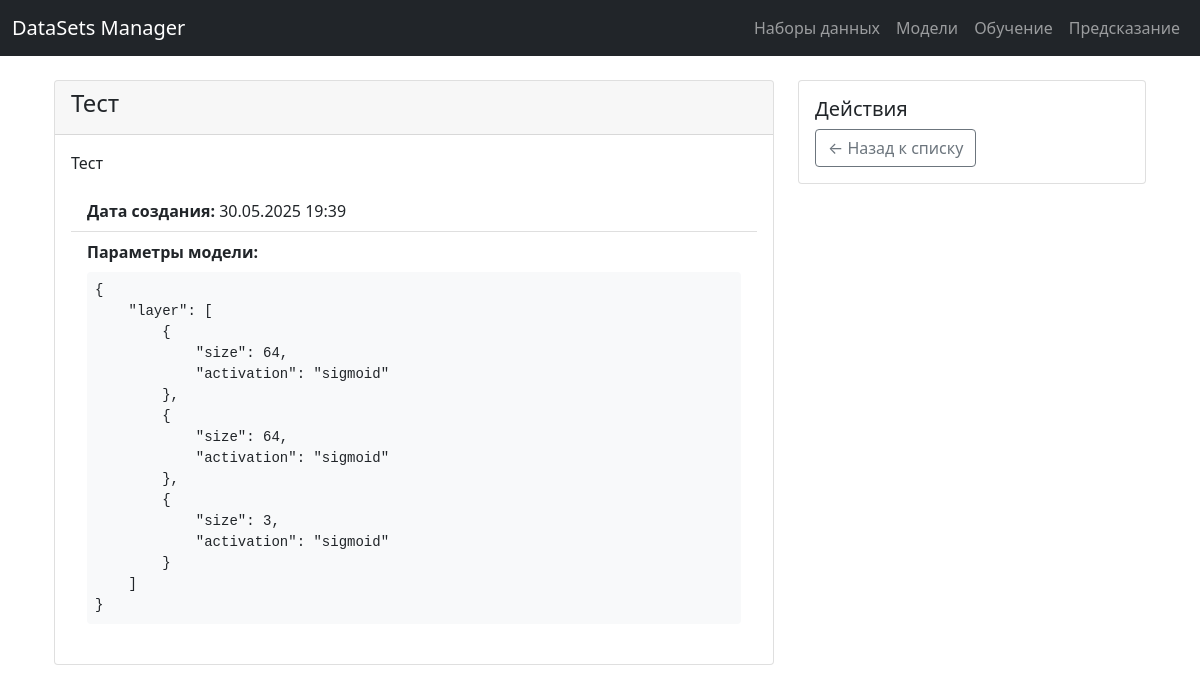
Page /neural_network/1/ on the earlier database version.
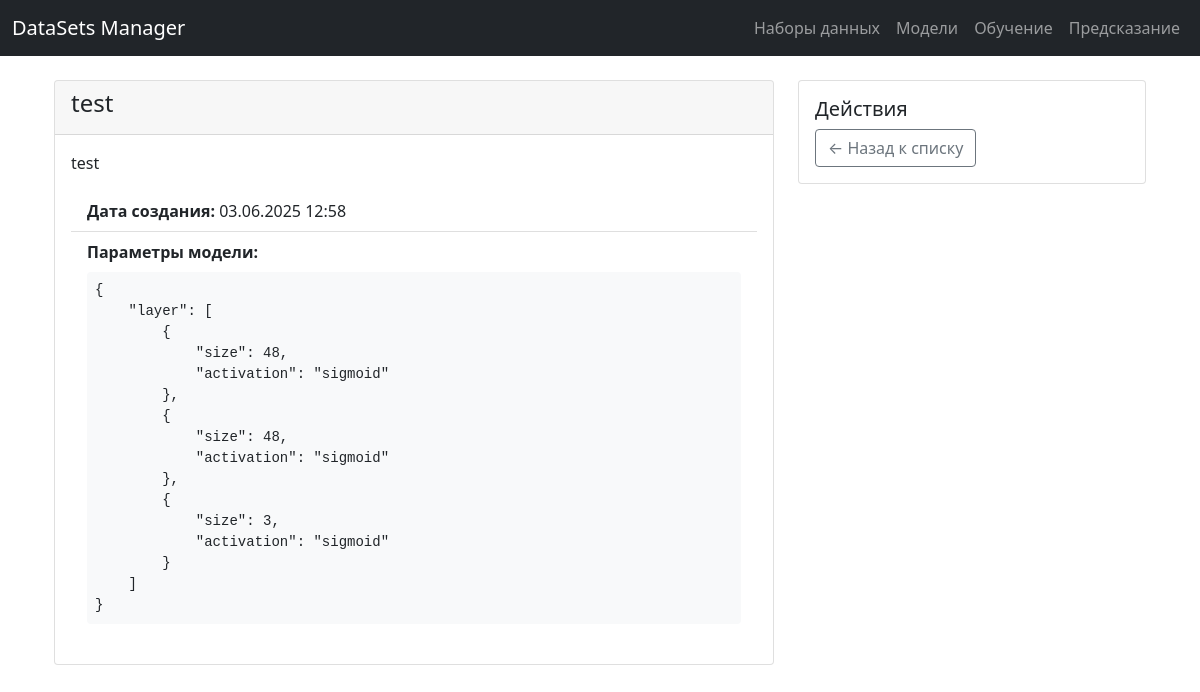
Same page on the later database version.
### neural_network/models.py (models this page shows, shortened)
class MLModel(models.Model):
    title = models.CharField(max_length=255, verbose_name="Название модели")
    description = models.TextField(verbose_name="Описание")
    creation_date = models.DateTimeField(auto_now_add=True, verbose_name="Дата создания")
    parameters = models.JSONField(verbose_name="Параметры модели")
    class Meta:
        verbose_name = "Модель машинного обучения"
        verbose_name_plural = "Модели"
    def formatted_parameters(self):
        return json.dumps(self.parameters, indent=4, ensure_ascii=False)

### neural_network/views.py (the view)
# urls.py: path('neural_network/<int:pk>/', neural_network_views.model_detail, name='model_detail'),
def model_detail(request, pk):
    model = get_object_or_404(MLModel, pk=pk)
    return render(request, 'models/detail.html', {'model': model})

### neural_network/templates/models/detail.html
{% extends "base.html" %}
{% block content %}
<div class="container">
    <div class="row">
        <div class="col-md-8">
            <div class="card">
                <div class="card-header">
                    <h4>{{ model.title }}</h4>
                </div>
                <div class="card-body">
                    <p class="card-text">{{ model.description }}</p>
                    <ul class="list-group list-group-flush">
                        <li class="list-group-item">
                            <strong>Дата создания:</strong>
                            {{ model.creation_date|date:"d.m.Y H:i" }}
                        </li>
                        <li class="list-group-item">
                            <strong>Параметры модели:</strong>
                            <pre class="mt-2 p-2 bg-light rounded">{{ model.formatted_parameters }}</pre>
                        </li>
                    </ul>
                </div>
            </div>
        </div>
        <div class="col-md-4">
            <div class="card">
                <div class="card-body">
                    <h5 class="card-title">Действия</h5>
                    <a href="{% url 'model_list' %}" class="btn btn-outline-secondary btn-block">
                        ← Назад к списку
                    </a>
                </div>
            </div>
        </div>
    </div>
</div>
{% endblock %}

Differences in the rows shown:
changed MLModel: title "Тест" → "test"; description "Тест" → "test"; creation_date "30.05.2025 19:39" → "03.06.2025 12:58"; formatted_parameters "{ \"layer\": [ { \"size\": 64, \"activation\": \"sigmoid\" }, { \"size\": 64, \"activation\": \"sigmoid\" }, { \"size\": 3, \"activation\": \"sigmoid\" } ] }" → "{ \"layer\": [ { \"size\": 48, \"activation\": \"sigmoid\" }, { \"size\": 48, \"activation\": \"sigmoid\" }, { \"size\": 3, \"activation\": \"sigmoid\" } ] }"
